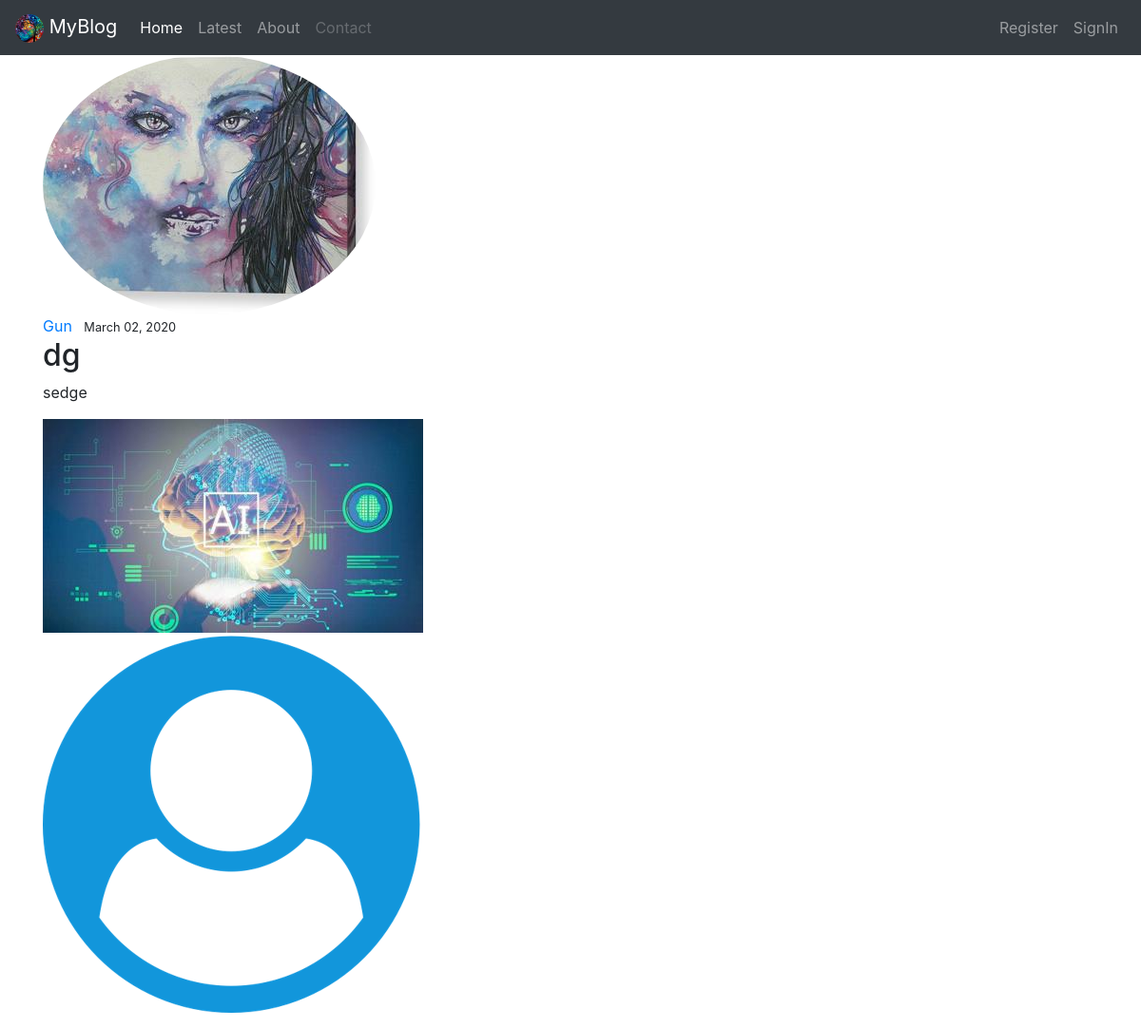
The page /post/29/ on the database its author committed.
### Blog/models.py (models this page shows, shortened)
class Post(models.Model):
    title=models.CharField(max_length=50)
    sub_title=models.CharField(default="This is the subtitle of the post ",max_length=150)
    attractiv_lines=models.TextField(default="This is attractive lines that attract the people ",max_length=1000)
    content=models.TextField(max_length=4000)
    date_posted=models.DateTimeField(default=timezone.now)
    blog_image=models.ImageField(default='profile_icon.png',upload_to='profile_pics')
    blog_image_1=models.ImageField(default='default.jpg',upload_to='media/blog_pics')
    author =models.ForeignKey(User,on_delete=models.CASCADE)   #this for if we delete the user the post will also deleted and not vice versa

### users/models.py (models this page shows, shortened)
class Profile(models.Model):
    user=models.OneToOneField(User,on_delete=models.CASCADE)
    image=models.ImageField(default='profile_icon.png',upload_to='profile_pics')

### Blog/views.py (the view)
# urls.py: path('post/<int:pk>/', PostDetailView.as_view(), name='post-detail'),
class PostDetailView(DetailView):
    model = Post

### Blog/templates/Blog/post_detail.html (shortened to what this page needs)
<!DOCTYPE html>
{% extends 'Blog/base.html'%}
{% load static %}
{% block body %}
        <article class="container">
            <img class="rounded-circle article-img" src="{{ object.author.profile.image.url }}">
         <div class="media-body">
                <div class="article-metadata">
                    <a class="mr-2" href="{% url 'user-posts' object.author.username %}">{{ object.author }}</a>
                    <small class="'text-muted">{{ object.date_posted|date:"F d, Y" }}</small>
                </div>
            <h2 class="'article-title">{{ object.title }}</h2>
            <p class="article-content">{{ object.content }}</p>
             <img  src="/media/{{ object.blog_image_1 }}">
             <p>
                <img  src="/media/{{ object.blog_image }}">
             </p>
         </div>
         </article>
{% endblock %}

### rows shown on the page
Post: author.profile.image (picture), author "Gun", date_posted "March 02, 2020", title "dg", content "sedge", blog_image_1 (placeholder picture), blog_image (picture)
